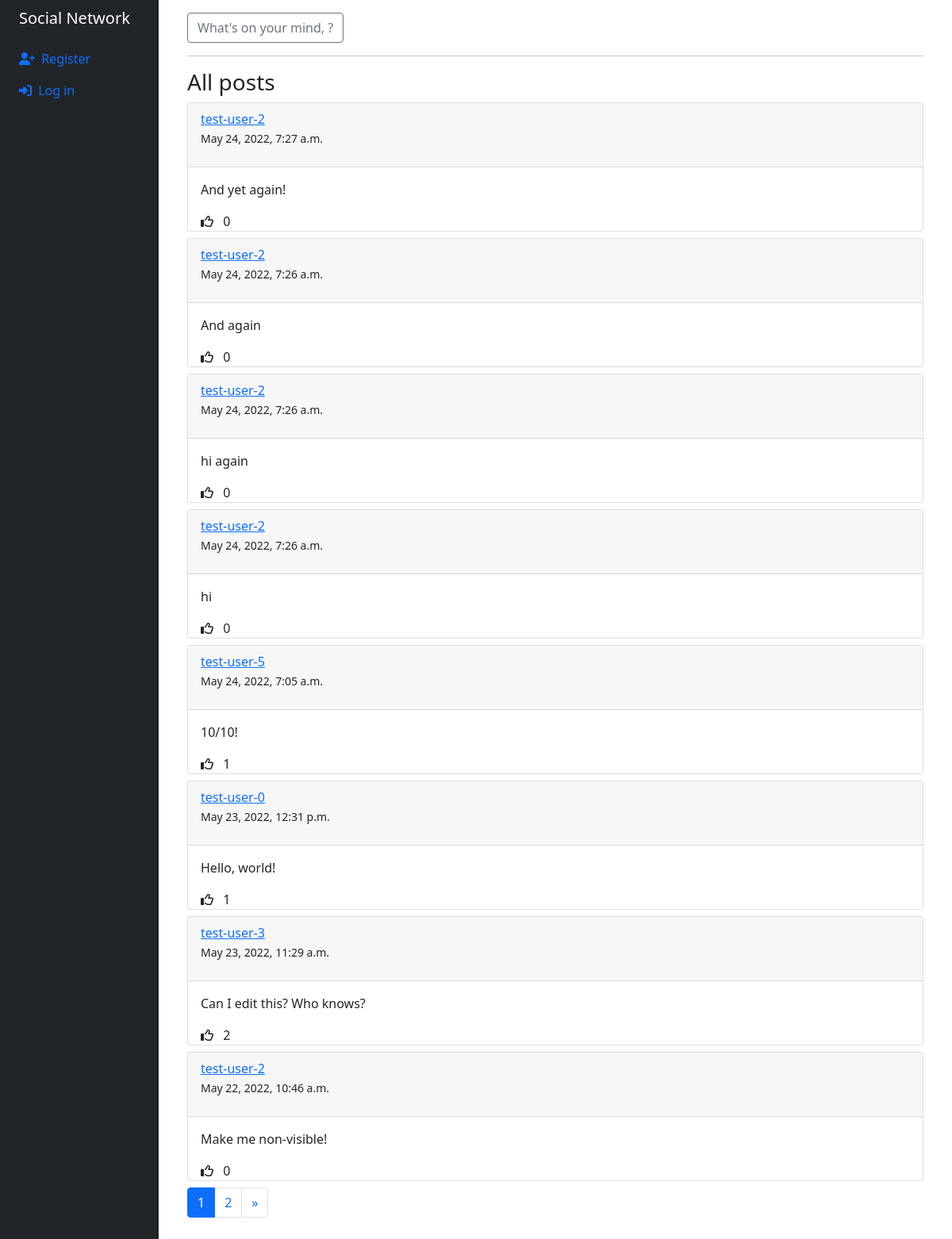
The page / on the database its author committed.
### network/models.py (models this page shows, shortened)
class Post(models.Model):
    author = models.ForeignKey(
        User, on_delete=models.CASCADE, related_name="posts")
    content = models.TextField()
    likes = models.ManyToManyField(User, blank=True)
    created_on = models.DateTimeField(default=timezone.now)
    is_visible = models.BooleanField(default=True)
    class Meta:
        ordering = ["-id"]
    def get_likes(self):
        return self.likes.all().count()

class User(AbstractUser):
    followers = models.ManyToManyField(
        "self", symmetrical=False, related_name="following", blank=True)

### network/views.py (the view, shortened to what this page needs)
# urls.py: path("", views.index, name="index"),
def index(request):
    posts = Post.objects.all().order_by("-created_on")
    page_number = request.GET.get("page", 1)
    paginator = Paginator(posts, 10)
    try:
        page_obj = paginator.page(page_number)
    except PageNotAnInteger:
        page_obj = paginator.page(1)
    except EmptyPage:
        page_obj = paginator.page(paginator.num_pages)
    return render(request, "network/index.html", {"page_obj": page_obj})

### network/templates/network/index.html (shortened to what this page needs)
{% extends "network/layout.html" %}
{% load static %}
{% block body %}
<div class="container">
    <button type="button" class="btn btn-outline-secondary" data-bs-toggle="modal" data-bs-target="#newPostFormModal">
        What's on your mind, {{ request.user.username }}?
    </button>
    <hr>
    <h3>All posts</h3>
    {% for post in page_obj %}
    {% if post.is_visible %}
    <div class="card my-2">
        <div class="card-header">
            <a href="{% url 'profile' post.author.id %}">{{ post.author }}</a>
            <p><small>{{ post.created_on }}</small></p>
        </div>
        <div class="card-body" data-parent-id="{{ post.id }}">
            <p class="card-text" id="content-{{ post.id }}">{{ post.content }}</p>
        </div>
        <div class="mx-2">
            <span class="like mx-2">
                <i data-id="{{ post.id }}" {% if request.user in post.likes.all %} class="fas fa-thumbs-up"
                    data-action="unlike" {% else %} class="far fa-thumbs-up" data-action="like" {% endif %}></i>
            </span>
            <span id="likes-count-{{ post.id }}">{{ post.get_likes }}</span>
        </div>
    </div>
    {% endif %}
    {% endfor %}
    <nav aria-label="Page navigation example">
        <ul class="pagination">
            {% for i in page_obj.paginator.page_range %}
            {% if page_obj.number == i %}
            <li class="page-item active" aria-current="page">
                <span class="page-link">
                    {{ i }}
                </span>
            </li>
            {% else %}
            <li class="page-item"><a class="page-link" href="?page={{ i }}">{{ i }}</a></li>
            {% endif %}
            {% endfor %}
            {% if page_obj.has_next %}
            <li class="page-item"><a class="page-link" href="?page={{ page_obj.next_page_number }}">&raquo;</a></li>
            {% endif %}
        </ul>
    </nav>
</div>
{% endblock %}

### rows shown on the page
Post: author "test-user-2", created_on "May 24, 2022, 7:27 a.m.", content "And yet again!", get_likes "0"
Post: author "test-user-2", created_on "May 24, 2022, 7:26 a.m.", content "And again", get_likes "0"
Post: author "test-user-2", created_on "May 24, 2022, 7:26 a.m.", content "hi again", get_likes "0"
Post: author "test-user-2", created_on "May 24, 2022, 7:26 a.m.", content "hi", get_likes "0"
Post: author "test-user-5", created_on "May 24, 2022, 7:05 a.m.", content "10/10!", get_likes "1"
Post: author "test-user-0", created_on "May 23, 2022, 12:31 p.m.", content "Hello, world!", get_likes "1"
Post: author "test-user-3", created_on "May 23, 2022, 11:29 a.m.", content "Can I edit this? Who knows?", get_likes "2"
Post: author "test-user-2", created_on "May 22, 2022, 10:46 a.m.", content "Make me non-visible!", get_likes "0"

### other values the page prints
{{ i }} "1"
{{ i }} "2"
